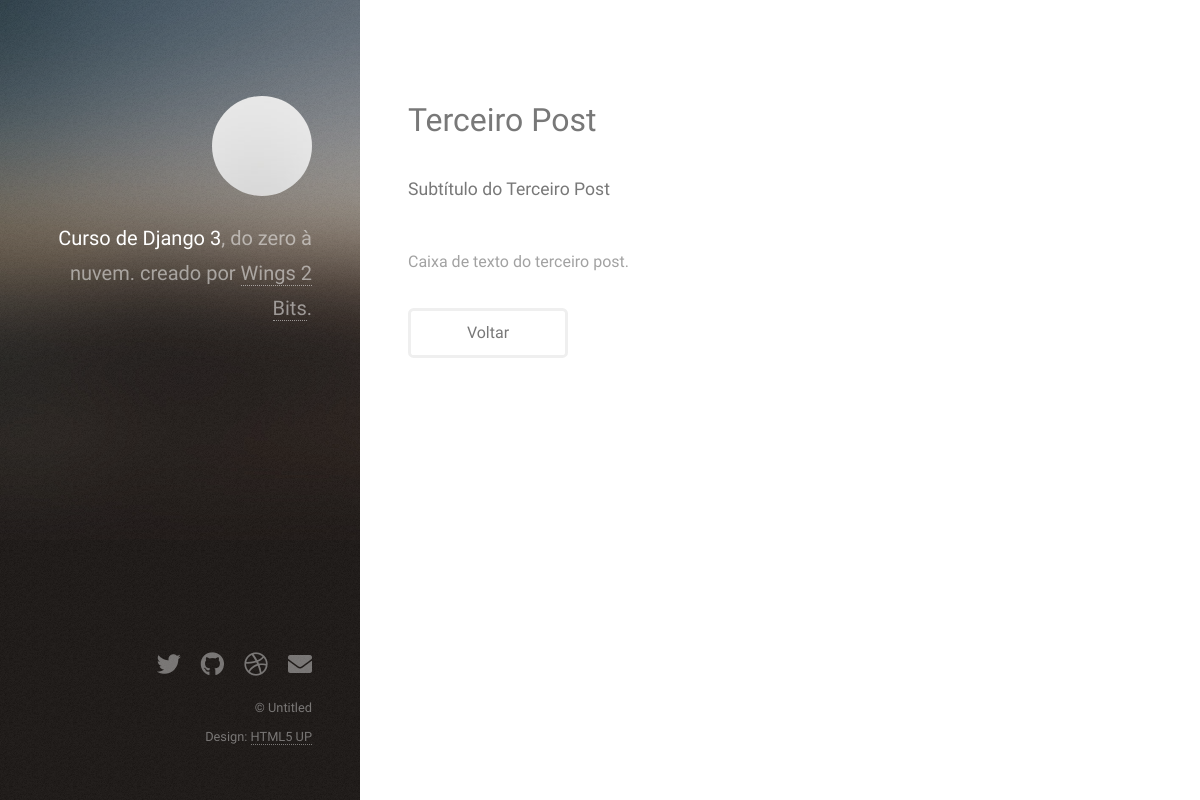
/blog/post/3/, run on the app's committed database.
### website/models.py (models this page shows, shortened)
class Post(models.Model):
    title = models.CharField(max_length=100)
    subtitle = models.CharField(max_length=200)
    content = models.TextField()
    categories = models.CharField(
        max_length=2,
        choices=Categorias.choices,
        default=Categorias.GR,
    )
    deleted = models.BooleanField(default=True)
    imagem = models.ImageField(upload_to='posts', null=True, blank=True)
    def full_name(self):
        return self.title + ' --- ' + self.subtitle
    full_name.admin_order_field = 'title'

### website/views.py (the view)
# urls.py: path('post/<int:id>/', post_detail, name='post_detail'),
def post_detail(request, id):
    post = Post.objects.get(id=id)
    return render(request, 'post_detail.html', {'post': post})

### website/templates/post_detail.html (shortened to what this page needs)
{% load static %}
<!DOCTYPE HTML>
<html>
	<head>
		<link rel="stylesheet" href=" {% static 'assets/css/main.css' %} " />
	</head>
	<body class="is-preload">
			<header id="header">
				<div class="inner">
					<a href="#" class="image avatar"><img src=" {% static 'images/avatar.jpg' %} " alt="" /></a>
					<h1><strong>Curso de Django 3</strong>, do zero<br />
					à nuvem.<br />
					creado por <a href="http://html5up.net"> Wings 2 Bits</a>.</h1>
				</div>
			</header>
			<div id="main">
					<section id="one">
						<header class="major">
							<h2>{{ post.title }}</h2>
							<h4>{{ post.subtitle }}</h4>
                        </header>
                        <p>{{ post.content }}</p>
						<ul class="actions">
							<li><a href="{% url 'home_blog' %}" class="button">Voltar</a></li>
						</ul>
					</section>
			</div>
			<footer id="footer">
				<div class="inner">
					<ul class="icons">
						<li><a href="#" class="icon brands fa-twitter"><span class="label">Twitter</span></a></li>
						<li><a href="#" class="icon brands fa-github"><span class="label">Github</span></a></li>
						<li><a href="#" class="icon brands fa-dribbble"><span class="label">Dribbble</span></a></li>
						<li><a href="#" class="icon solid fa-envelope"><span class="label">Email</span></a></li>
					</ul>
					<ul class="copyright">
						<li>&copy; Untitled</li><li>Design: <a href="http://html5up.net">HTML5 UP</a></li>
					</ul>
				</div>
			</footer>
	</body>
</html>

### data on the page
Post: title "Terceiro Post", subtitle "Subtítulo do Terceiro Post", content "Caixa de texto do terceiro post."
